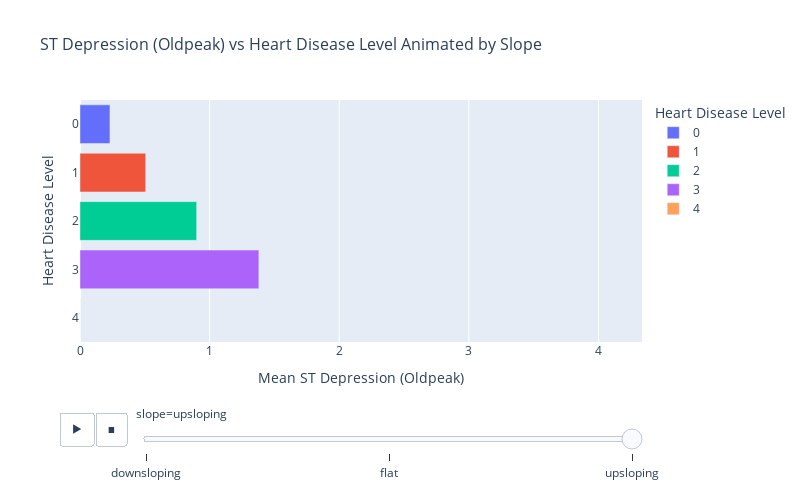

This figure's notebook cell:
### Markdown cell above
# ST Depression (Oldpeak) Analysis by Exercise-Induced Angina

## Key Findings

### 1. Baseline Differences
- **No Angina (Exang=False)**: 0.35 at Level 0  
- **With Angina (Exang=True)**: 1.12 at Level 0 (3.2× higher)  
→ Angina patients show significant ischemia even without diagnosed disease

### 2. Disease Progression Patterns
| Heart Disease Level | No Angina | With Angina | Difference |
|---------------------|-----------|-------------|------------|
| Level 0             | 0.35      | 1.12        | +0.77      |
| Level 4             | 2.47      | 2.74        | +0.27      |

- **No Angina Group**:  
  - 606% increase from Level 0→4  
  - Sharpest jump: +0.68 (Level 3→4)

- **Angina Group**:  
  - 145% increase from Level 0→4  
  - Most stable progression

### 3. Critical Insights
1. **Early Warning**:  
   - Angina patients start with 3× higher ST depression  
   - Suggests angina may appear before detectable disease

2. **Progression Rates**:  
   - No angina: Rapid relative worsening (606% increase)  
   - With angina: Higher absolute values but slower relative progression

3. **Severe Disease Convergence**:  
   - Difference shrinks from 0.77→0.27 at Level 4  
   → Advanced disease causes severe ischemia regardless of angina

## Clinical Implications
- 🚨 **Angina patients** need early intervention (high baseline ischemia)  
- 🔍 **Non-angina patients** require monitoring for rapid ST depression increases  
- ⚠️ All patients rbel("Oldpeak (mm)")
plt.legend(); plt.grid(True)

### Code cell
import plotly.express as px
import pandas as pd

# Prepare the aggregated data
oldpeak_slope_grouped = df.groupby(['num', 'slope'], as_index=False)['oldpeak'].mean()

# Create animated bar plot
fig = px.bar(
    oldpeak_slope_grouped,
    x='oldpeak',
    y='num',
    color='num',
    animation_frame='slope',
    orientation='h',
    color_continuous_scale='Plasma',
    title='ST Depression (Oldpeak) vs Heart Disease Level Animated by Slope',
    labels={'oldpeak': 'Mean ST Depression (Oldpeak)', 'num': 'Heart Disease Level'},
    range_x=[0, oldpeak_slope_grouped['oldpeak'].max() + 1]
)

# Improve layout
fig.update_layout(
    xaxis_title="Mean ST Depression (Oldpeak)",
    yaxis_title="Heart Disease Level",
    title_font_size=16,
    transition={'duration': 1200},
    width=800,
    height=500
)

fig.show()

### Figure 1 — Plotly figure (JSON) as saved in the notebook; plotly's stock layout.template omitted (floating-point values rounded to 4 significant figures)
{"data": [{"alignmentgroup": "True", "hovertemplate": "Heart Disease Level=%{y}<br>slope=upsloping<br>Mean ST Depression (Oldpeak)=%{x}<extra></extra>", "legendgroup": "0", "marker": {"color": "#636efa", "pattern": {"shape": ""}}, "name": "0", "offsetgroup": "0", "orientation": "h", "showlegend": true, "textposition": "auto", "type": "bar", "x": [0.231], "xaxis": "x", "y": ["0"], "yaxis": "y"}, {"alignmentgroup": "True", "hovertemplate": "Heart Disease Level=%{y}<br>slope=upsloping<br>Mean ST Depression (Oldpeak)=%{x}<extra></extra>", "legendgroup": "1", "marker": {"color": "#EF553B", "pattern": {"shape": ""}}, "name": "1", "offsetgroup": "1", "orientation": "h", "showlegend": true, "textposition": "auto", "type": "bar", "x": [0.5071], "xaxis": "x", "y": ["1"], "yaxis": "y"}, {"alignmentgroup": "True", "hovertemplate": "Heart Disease Level=%{y}<br>slope=upsloping<br>Mean ST Depression (Oldpeak)=%{x}<extra></extra>", "legendgroup": "2", "marker": {"color": "#00cc96", "pattern": {"shape": ""}}, "name": "2", "offsetgroup": "2", "orientation": "h", "showlegend": true, "textposition": "auto", "type": "bar", "x": [0.9], "xaxis": "x", "y": ["2"], "yaxis": "y"}, {"alignmentgroup": "True", "hovertemplate": "Heart Disease Level=%{y}<br>slope=upsloping<br>Mean ST Depression (Oldpeak)=%{x}<extra></extra>", "legendgroup": "3", "marker": {"color": "#ab63fa", "pattern": {"shape": ""}}, "name": "3", "offsetgroup": "3", "orientation": "h", "showlegend": true, "textposition": "auto", "type": "bar", "x": [1.38], "xaxis": "x", "y": ["3"], "yaxis": "y"}, {"alignmentgroup": "True", "hovertemplate": "Heart Disease Level=%{y}<br>slope=upsloping<br>Mean ST Depression (Oldpeak)=%{x}<extra></extra>", "legendgroup": "4", "marker": {"color": "#FFA15A", "pattern": {"shape": ""}}, "name": "4", "offsetgroup": "4", "orientation": "h", "showlegend": true, "textposition": "auto", "type": "bar", "x": [0], "xaxis": "x", "y": ["4"], "yaxis": "y"}], "layout": {"barmode": "relative", "height": 500, "legend": {"title": {"text": "Heart Disease Level"}, "tracegroupgap": 0}, "sliders": [{"active": 2, "currentvalue": {"prefix": "slope="}, "len": 0.9, "pad": {"b": 10, "t": 60}, "steps": [{"args": [["downsloping"], {"frame": {"duration": 0, "redraw": true}, "fromcurrent": true, "mode": "immediate", "transition": {"duration": 0, "easing": "linear"}}], "label": "downsloping", "method": "animate"}, {"args": [["flat"], {"frame": {"duration": 0, "redraw": true}, "fromcurrent": true, "mode": "immediate", "transition": {"duration": 0, "easing": "linear"}}], "label": "flat", "method": "animate"}, {"args": [["upsloping"], {"frame": {"duration": 0, "redraw": true}, "fromcurrent": true, "mode": "immediate", "transition": {"duration": 0, "easing": "linear"}}], "label": "upsloping", "method": "animate"}], "x": 0.1, "xanchor": "left", "y": 0, "yanchor": "top"}], "title": {"font": {"size": 16}, "text": "ST Depression (Oldpeak) vs Heart Disease Level Animated by Slope"}, "transition": {"duration": 1200}, "updatemenus": [{"active": 0, "buttons": [{"args": [null, {"frame": {"duration": 500, "redraw": true}, "fromcurrent": true, "mode": "immediate", "transition": {"duration": 500, "easing": "linear"}}], "label": "&#9654;", "method": "animate"}, {"args": [[null], {"frame": {"duration": 0, "redraw": true}, "fromcurrent": true, "mode": "immediate", "transition": {"duration": 0, "easing": "linear"}}], "label": "&#9724;", "method": "animate"}], "direction": "left", "pad": {"r": 10, "t": 70}, "showactive": false, "type": "buttons", "x": 0.1, "xanchor": "right", "y": 0, "yanchor": "top"}], "width": 800, "xaxis": {"anchor": "y", "domain": [0, 1], "range": [0, 4.336], "title": {"text": "Mean ST Depression (Oldpeak)"}, "type": "linear"}, "yaxis": {"anchor": "x", "autorange": true, "categoryarray": ["4", "3", "2", "1", "0"], "categoryorder": "array", "domain": [0, 1], "range": [-0.5, 4.5], "title": {"text": "Heart Disease Level"}, "type": "category"}}}
